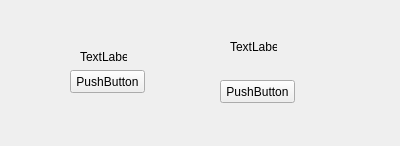
<?xml version="1.0" encoding="UTF-8"?>
<ui version="4.0">
 <class>Form</class>
 <widget class="QWidget" name="Form">
  <property name="geometry">
   <rect>
    <x>0</x>
    <y>0</y>
    <width>400</width>
    <height>146</height>
   </rect>
  </property>
  <property name="windowTitle">
   <string>Form</string>
  </property>
  <widget class="QPushButton" name="pushButton">
   <property name="geometry">
    <rect>
     <x>70</x>
     <y>70</y>
     <width>75</width>
     <height>23</height>
    </rect>
   </property>
   <property name="text">
    <string>PushButton</string>
   </property>
  </widget>
  <widget class="QLabel" name="label">
   <property name="geometry">
    <rect>
     <x>80</x>
     <y>50</y>
     <width>47</width>
     <height>13</height>
    </rect>
   </property>
   <property name="text">
    <string>TextLabel</string>
   </property>
  </widget>
  <widget class="QLabel" name="label_2">
   <property name="geometry">
    <rect>
     <x>230</x>
     <y>40</y>
     <width>47</width>
     <height>13</height>
    </rect>
   </property>
   <property name="text">
    <string>TextLabel</string>
   </property>
  </widget>
  <widget class="QPushButton" name="pushButton_2">
   <property name="geometry">
    <rect>
     <x>220</x>
     <y>80</y>
     <width>75</width>
     <height>23</height>
    </rect>
   </property>
   <property name="text">
    <string>PushButton</string>
   </property>
  </widget>
 </widget>
 <resources/>
 <connections/>
</ui>
